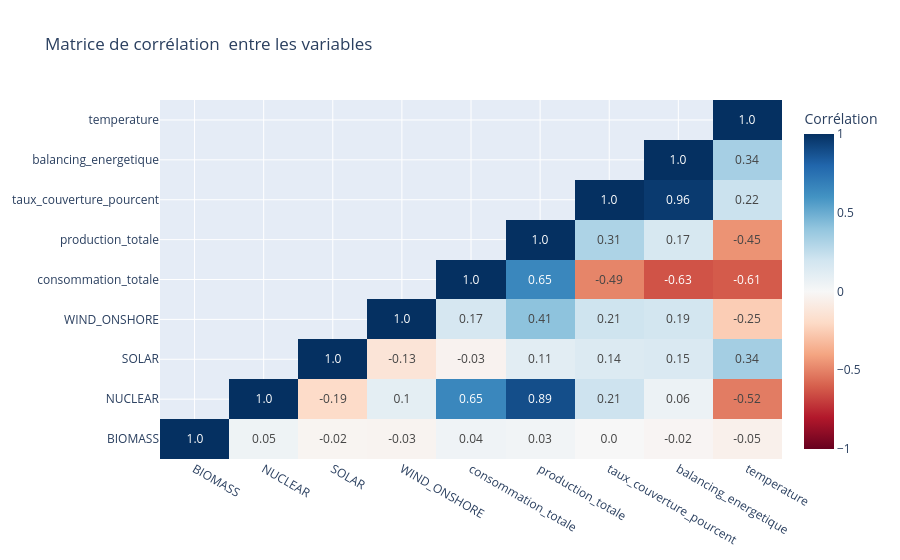

The notebook cell this image was saved under:
### Markdown cell above
### Corrélation

### Code cell
import numpy as np
import plotly.graph_objects as go

df_corr = data.select_dtypes('number').corr(method="pearson")

mask_upper = np.triu(np.ones(df_corr.shape, dtype=bool), k=0)  # k=1 pour cacher aussi la diagonale

# Garder le haut, masquer le bas
z = np.where(mask_upper, df_corr.values, np.nan)    
text = np.where(mask_upper, np.round(df_corr.values, 2).astype(str), "")

fig = go.Figure(data=go.Heatmap(
    z=z,
    x=df_corr.columns,
    y=df_corr.index,
    colorscale='RdBu',
    zmin=-1, zmax=1,
    text=text,
    texttemplate='%{text}',
    hovertemplate='x: %{x}<br>y: %{y}<br>corr: %{z:.2f}<extra></extra>',
    colorbar_title='Corrélation'
))

# Pas d’inversion d’axe ici (on veut le haut)
fig.update_layout(title='Matrice de corrélation  entre les variables')
fig.show()

### Figure 1 — Plotly figure (JSON) as saved in the notebook; plotly's stock layout.template omitted (floating-point values rounded to 4 significant figures)
{"data": [{"colorbar": {"title": {"text": "Corrélation"}}, "colorscale": [[0, "rgb(103,0,31)"], [0.1, "rgb(178,24,43)"], [0.2, "rgb(214,96,77)"], [0.3, "rgb(244,165,130)"], [0.4, "rgb(253,219,199)"], [0.5, "rgb(247,247,247)"], [0.6, "rgb(209,229,240)"], [0.7, "rgb(146,197,222)"], [0.8, "rgb(67,147,195)"], [0.9, "rgb(33,102,172)"], [1, "rgb(5,48,97)"]], "hovertemplate": "x: %{x}<br>y: %{y}<br>corr: %{z:.2f}<extra></extra>", "text": [["1.0", "0.05", "-0.02", "-0.03", "0.04", "0.03", "0.0", "-0.02", "-0.05"], ["", "1.0", "-0.19", "0.1", "0.65", "0.89", "0.21", "0.06", "-0.52"], ["", "", "1.0", "-0.13", "-0.03", "0.11", "0.14", "0.15", "0.34"], ["", "", "", "1.0", "0.17", "0.41", "0.21", "0.19", "-0.25"], ["", "", "", "", "1.0", "0.65", "-0.49", "-0.63", "-0.61"], ["", "", "", "", "", "1.0", "0.31", "0.17", "-0.45"], ["", "", "", "", "", "", "1.0", "0.96", "0.22"], ["", "", "", "", "", "", "", "1.0", "0.34"], ["", "", "", "", "", "", "", "", "1.0"]], "texttemplate": "%{text}", "type": "heatmap", "x": ["BIOMASS", "NUCLEAR", "SOLAR", "WIND_ONSHORE", "consommation_totale", "production_totale", "taux_couverture_pourcent", "balancing_energetique", "temperature"], "y": ["BIOMASS", "NUCLEAR", "SOLAR", "WIND_ONSHORE", "consommation_totale", "production_totale", "taux_couverture_pourcent", "balancing_energetique", "temperature"], "z": [[1.0, 0.04567, -0.02491, -0.02755, 0.03981, 0.03282, 0.0001705, -0.0183, -0.05015], [NaN, 1.0, -0.1898, 0.1007, 0.655, 0.8899, 0.2105, 0.05581, -0.5178], [NaN, NaN, 1.0, -0.1329, -0.03238, 0.1097, 0.1401, 0.154, 0.3428], [NaN, NaN, NaN, 1.0, 0.1747, 0.4097, 0.2057, 0.1907, -0.251], [NaN, NaN, NaN, NaN, 1.0, 0.6528, -0.4935, -0.6348, -0.6134], [NaN, NaN, NaN, NaN, NaN, 1.0, 0.3137, 0.171, -0.4518], [NaN, NaN, NaN, NaN, NaN, NaN, 1.0, 0.9619, 0.2183], [NaN, NaN, NaN, NaN, NaN, NaN, NaN, 1.0, 0.3369], [NaN, NaN, NaN, NaN, NaN, NaN, NaN, NaN, 1.0]], "zmax": 1, "zmin": -1}], "layout": {"title": {"text": "Matrice de corrélation  entre les variables"}}}
